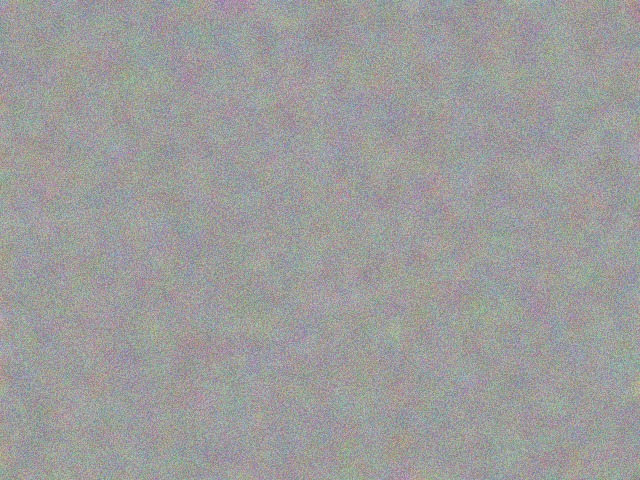
#> input picture test_copymove.jpg, 640 x 480 px; its folder holds only this picture in this run
$ python main.py --image test_copymove.jpg
#> lines starting #> are read from the running program, lines starting #| are printed output that depends on the picture
### ela.py
"""
ela.py  –  Error Level Analysis (ELA) for image forgery detection.

ELA works by re-saving an image as JPEG and comparing it to the original.
Regions that were tampered (pasted from another image) have different
compression artefacts, so they appear *brighter* in the difference image.

Functions
---------
compute_ela  : Produce a colour ELA image (amplified difference).
ela_to_gray  : Convert the ELA image to a blurred grayscale heatmap.
"""

import io
import os
import glob

import cv2
import numpy as np
from PIL import Image

# Import our shared helpers
from utils import load_image, show_images


# ──────────────────────────────────────────────────────────────────────
# 1.  compute_ela
# ──────────────────────────────────────────────────────────────────────
def compute_ela(
    image_path: str,
    quality: int = 90,
    scale: int = 15,
) -> np.ndarray:
    """
    Compute the Error Level Analysis (ELA) of an image.

    Steps
    -----
    1. Open the original image with Pillow.
    2. Re-save it as JPEG into an in-memory buffer at *quality*.
    3. Re-open the buffer → this is the "re-compressed" version.
    4. diff = |original − re-compressed|   (per pixel, per channel)
    5. Amplify:  ela = clip(diff × scale, 0, 255)

    Parameters
    ----------
    image_path : str
        Path to the source image file.
    quality    : int, optional
        JPEG quality for the re-save step (1–100). Default 90.
    scale      : int, optional
        Multiplication factor to make small differences visible. Default 15.

    Returns
    -------
    np.ndarray
        ELA image in **RGB** colour space, dtype uint8, same size as input.
    """
#> called with image_path = 'test_copymove.jpg', quality = 90, scale = 15
    # --- Step 1: Open original with Pillow ---
    original = Image.open(image_path).convert("RGB")
#> original is the input picture: PIL image 640x480 RGB; mean R, G, B 156.8, 156.5, 156.2

    # --- Step 2: Re-save as JPEG in memory ---
    buffer = io.BytesIO()
    original.save(buffer, format="JPEG", quality=quality)
    buffer.seek(0)                              # rewind to the start

    # --- Step 3: Re-open the re-compressed image ---
    resaved = Image.open(buffer).convert("RGB")

    # --- Step 4: Absolute difference ---
    orig_arr   = np.array(original, dtype=np.float32)
    resav_arr  = np.array(resaved,  dtype=np.float32)
    diff       = np.abs(orig_arr - resav_arr)
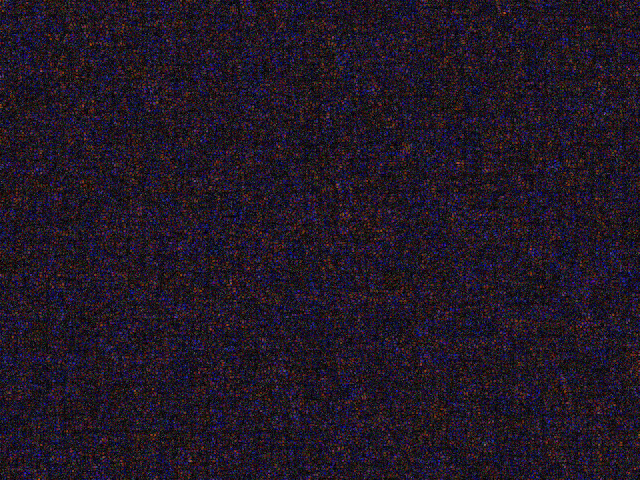
#> diff: shape (480, 640, 3) float32; mean R, G, B 3.7, 2.6, 4.2; drawn with min black and max white

    # --- Step 5: Amplify & clip to 0-255 ---
    ela_img = np.clip(diff * scale, 0, 255).astype(np.uint8)
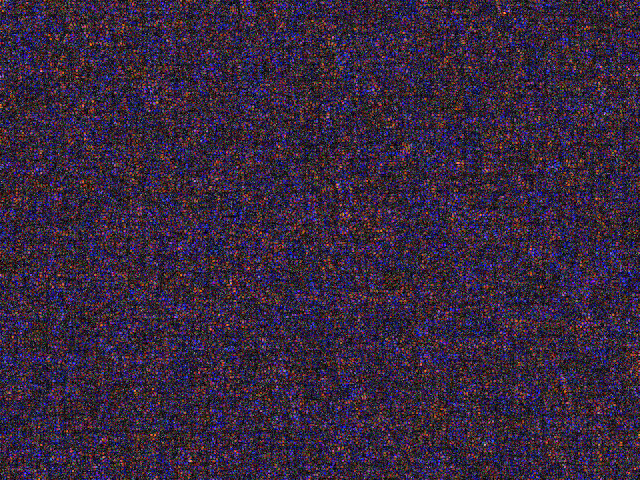
#> ela_img: shape (480, 640, 3); mean R, G, B 55.4, 39.4, 62.4

    return ela_img                              # RGB, uint8


# ──────────────────────────────────────────────────────────────────────
# 2.  ela_to_gray
# ──────────────────────────────────────────────────────────────────────
def ela_to_gray(ela_img: np.ndarray) -> np.ndarray:
    """
    Convert a colour ELA image to a blurred, normalised grayscale map.

    Steps
    -----
    1. Convert RGB → grayscale.
    2. Gaussian blur (5×5 kernel) to reduce noise.
    3. Normalize pixel range to 0-255.

    Parameters
    ----------
    ela_img : np.ndarray
        Colour ELA image (RGB, uint8) from compute_ela().

    Returns
    -------
    np.ndarray
        Single-channel grayscale heatmap (uint8, 0–255).
    """
    # Step 1: RGB → gray
    gray = cv2.cvtColor(ela_img, cv2.COLOR_RGB2GRAY)
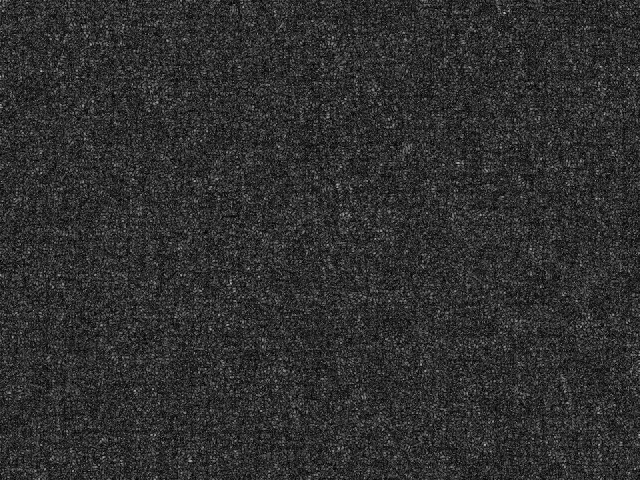
#> gray: shape (480, 640); min 0, max 196, mean 46.8

    # Step 2: Gaussian blur to smooth out pixel-level noise
    gray = cv2.GaussianBlur(gray, (5, 5), 0)

    # Step 3: Normalize to use the full 0-255 range
    gray = cv2.normalize(gray, None, 0, 255, cv2.NORM_MINMAX)
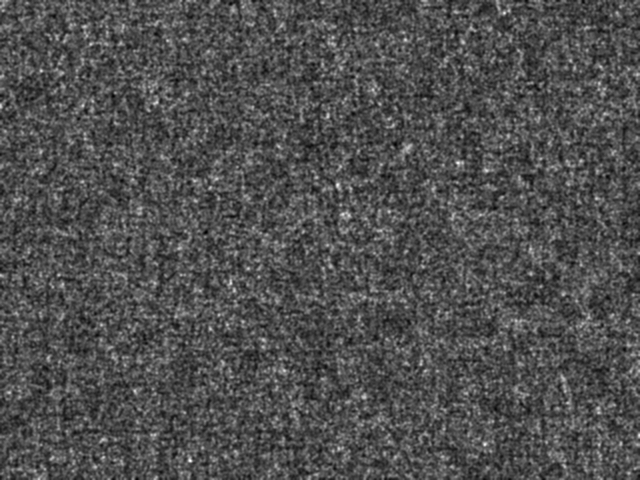
#> gray: shape (480, 640); min 0, max 255, mean 79.3

    return gray.astype(np.uint8)


# ──────────────────────────────────────────────────────────────────────
# Self-test: run ELA on every image in dataset/
# ──────────────────────────────────────────────────────────────────────
# [49 lines that do not run on import are left out]

### segmentation.py
"""
segmentation.py  -  Segment tampered regions from ELA / copy-move masks.

Converts the fuzzy ELA grayscale heatmap into clean binary masks, combines
with copy-move masks, and provides overlay / bounding-box visualization.

Functions
---------
segment_ela    : Otsu + morphology + contour filtering -> binary mask.
combine_masks  : Bitwise OR of ELA mask and copy-move mask.
overlay_mask   : Semi-transparent colored overlay on the original image.
draw_bboxes    : Green bounding boxes around each detected region.
"""

import os
import glob

import cv2
import numpy as np

from utils import load_image, show_images
from ela import compute_ela, ela_to_gray


# ──────────────────────────────────────────────────────────────────────
# 1.  segment_ela
# ──────────────────────────────────────────────────────────────────────
def segment_ela(ela_gray: np.ndarray, min_area: int = 500, use_adaptive: bool = True) -> np.ndarray:
    """
    Convert an ELA grayscale heatmap into a clean binary mask.

    Steps
    -----
    1. Thresholding: Adaptive (mean + 2.5*std) balanced sigma thresholding to
       suppress JPEG texture noise on authentic images while catching genuine
       tampered regions, falling back to Otsu if uniform.
    2. Morphological opening (5x5) - removes small noise dots.
    3. Morphological closing (15x15) - fills holes inside regions.
    4. Contour filtering - removes regions smaller than min_area pixels.

    Parameters
    ----------
    ela_gray     : np.ndarray
        Single-channel grayscale ELA map (uint8, 0-255).
    min_area     : int
        Minimum contour area in pixels. Smaller regions are removed.
    use_adaptive : bool
        If True, use mean + 2*std adaptive thresholding; else Otsu.

    Returns
    -------
    np.ndarray
        Binary mask (uint8, 0 or 255).
    """
#> called with min_area = 500, use_adaptive = True
    if use_adaptive:
        mean_val = float(np.mean(ela_gray))
#> mean_val = 79.33
        std_val = float(np.std(ela_gray))
#> std_val = 24.47
        # 2.5-sigma threshold: conservative enough to suppress JPEG texture noise
        # on clean images, while still catching genuine tampered regions.
        thresh = min(max(mean_val + 2.5 * std_val, 30.0), 220.0)
#> thresh = 140.5
        _, binary = cv2.threshold(ela_gray, int(thresh), 255, cv2.THRESH_BINARY)
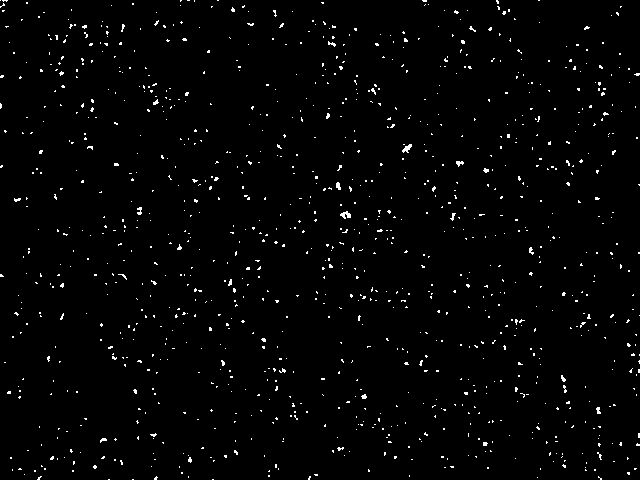
#> binary: shape (480, 640); 1.7% white in thin lines or dots
    else:
        # Otsu threshold
        _, binary = cv2.threshold(ela_gray, 0, 255, cv2.THRESH_BINARY + cv2.THRESH_OTSU)

    # Step 2: Morphological opening (erode then dilate) to remove noise
    kernel_open = cv2.getStructuringElement(cv2.MORPH_RECT, (5, 5))
    binary = cv2.morphologyEx(binary, cv2.MORPH_OPEN, kernel_open)
#> binary: shape (480, 640); every value is 0

    # Step 3: Morphological closing (dilate then erode) to fill holes
    kernel_close = cv2.getStructuringElement(cv2.MORPH_RECT, (15, 15))
    binary = cv2.morphologyEx(binary, cv2.MORPH_CLOSE, kernel_close)

    # Step 4: Find contours and remove small ones
    contours, _ = cv2.findContours(binary, cv2.RETR_EXTERNAL, cv2.CHAIN_APPROX_SIMPLE)
#> contours = []
#> (the rest of the program and of its run is left out)
